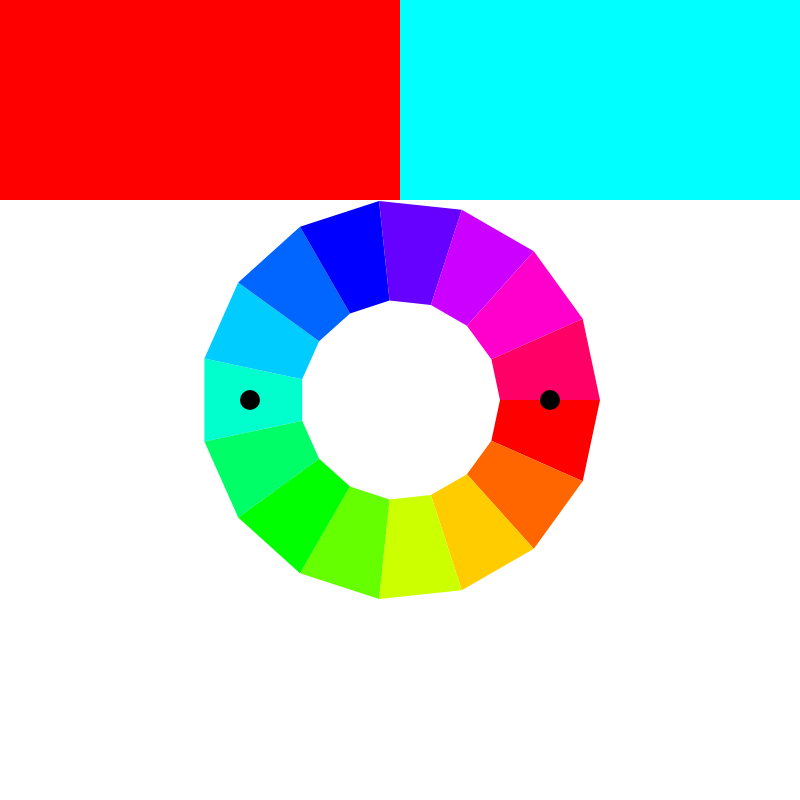
Frame 1 (no input)
Frame 60 (no input): identical to frame 1, image omitted
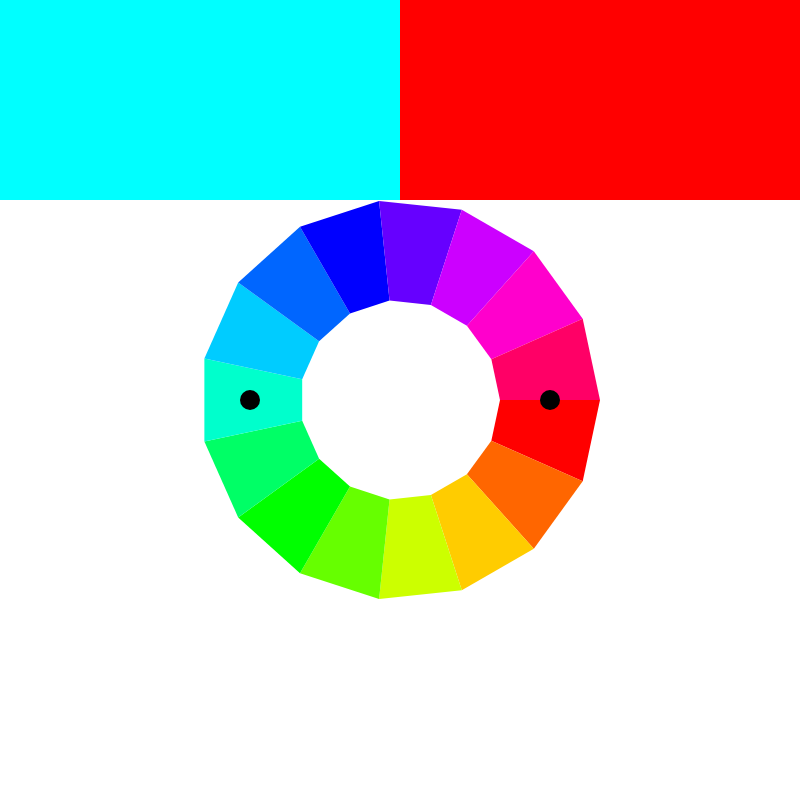
Frame 120 (the mouse pressed at the canvas centre since frame 60)

The p5.js sketch that drew these frames (run headless with seeded random() and noise() and a simulated clock; from frame 60 on, the mouse is pressed at the canvas centre):

// p5.js sketch
// ── sketch.js
// Complimentary Color
// Mouse position changes base hue value. Two squares show complementary colors (base, base + 180).
// extended from Rune Madsen's Color Scheme Complimentary Example :https://printingcode.runemadsen.com/examples/color/scheme_complementary/index.html

let innerRadius = 100; // hole size
let outerRadius = 200; // hole size

let steps = 360/15; // resolution

function setup() {
  createCanvas(800, 800);
  colorMode(HSB, 360, 100, 100);
  noStroke();
}

function draw() {
  background(100);
  drawRing();

  // Map mouseX to hue (0–360)
  let baseHue = map(mouseX, 0, width, 0, 360);

  let squareWidth = width/2;

  // Square 1: base hue
  fill((baseHue + 0) % 360, 100, 100);
  rect(0, 0, squareWidth, height/4);
  drawColorPosition(baseHue);

  // Square 2: base + 30
  fill((baseHue + 180) % 360, 100, 100);
  rect(squareWidth, 0, squareWidth, height/4);
  drawColorPosition(baseHue + 180);
}


function drawColorPosition(hue){
  push();
  translate(width / 2, height / 2); 
  let x1 = cos(radians(hue)) * (innerRadius+(outerRadius-innerRadius)/2);
  let y1 = sin(radians(hue)) * (innerRadius+(outerRadius-innerRadius)/2);
  fill(0);
  ellipse(x1, y1, 20,20);
  pop();
}

function drawRing(){
  push();
  translate(width / 2, height / 2); // center of canvas

  

  for (let angle = 0; angle < 360; angle+=steps) {
    let nextAngle = angle + steps;

    // Outer edge points
    let x1 = cos(radians(angle)) * outerRadius;
    let y1 = sin(radians(angle)) * outerRadius;
    let x2 = cos(radians(nextAngle)) * outerRadius;
    let y2 = sin(radians(nextAngle)) * outerRadius;

    // Inner edge points
    let x3 = cos(radians(nextAngle)) * innerRadius;
    let y3 = sin(radians(nextAngle)) * innerRadius;
    let x4 = cos(radians(angle)) * innerRadius;
    let y4 = sin(radians(angle)) * innerRadius;

    fill(angle, 100, 100);
    quad(x1, y1, x2, y2, x3, y3, x4, y4);
   
  }
  pop();

}
